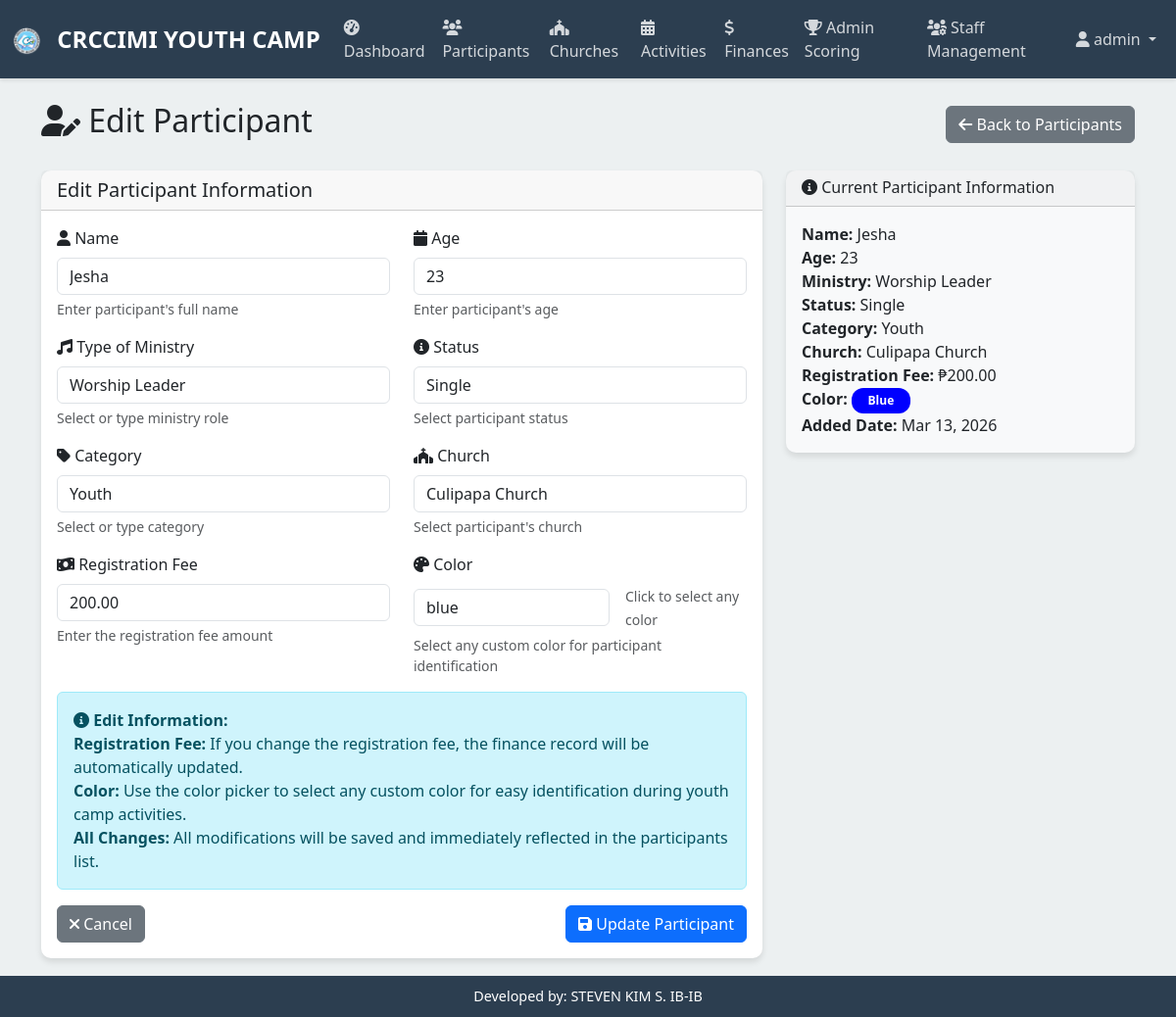
The page /participants/edit/3/ (signed in) on the database its author committed.
### youthcamp/models.py (models this page shows, shortened)
class Participant(models.Model):
    MINISTRY_CHOICES = [
        ('guitarist', 'Guitarist'),
        ('drummer', 'Drummer'),
        ('keyboard', 'Keyboard'),
        ('bassist', 'Bassist'),
    ]
    STATUS_CHOICES = [
        ('single', 'Single'),
        ('married', 'Married'),
        ('active', 'Active'),
        ('inactive', 'Inactive'),
        ('pending', 'Pending'),
    ]
    CATEGORY_CHOICES = [
        ('youth', 'Youth'),
        ('pastor', 'Pastor'),
    ]
    name = models.CharField(max_length=100)
    age = models.PositiveIntegerField()
    type_of_ministry = models.CharField(max_length=100, blank=True, null=True)
    status = models.CharField(max_length=20, choices=STATUS_CHOICES, default='pending')
    category = models.CharField(max_length=100, blank=True, null=True)
    church = models.ForeignKey(Church, on_delete=models.SET_NULL, null=True, blank=True)
    registration_fee = models.DecimalField(max_digits=10, decimal_places=2, default=0.00)
    color = models.CharField(max_length=7, default='#007bff', help_text="Color code for participant identification")
    created_at = models.DateTimeField(auto_now_add=True)
    updated_at = models.DateTimeField(auto_now=True)

class Church(models.Model):
    name = models.CharField(max_length=200)
    host_pastor = models.CharField(max_length=200)
    created_at = models.DateTimeField(auto_now_add=True)
    updated_at = models.DateTimeField(auto_now=True)

### youthcamp/views.py (the view)
# urls.py: path('participants/edit/<int:participant_id>/', views.edit_participant_view, name='edit_participant'),
@login_required
def edit_participant_view(request, participant_id):
    participant = get_object_or_404(Participant, id=participant_id)
    if request.method == 'POST':
        form = ParticipantForm(request.POST, instance=participant)
        if form.is_valid():
            updated_participant = form.save()
            if participant.registration_fee != updated_participant.registration_fee:
                finance_record = Finance.objects.filter(participant=participant, transaction_type='income').first()
                if finance_record:
                    finance_record.amount = updated_participant.registration_fee
                    finance_record.description = f"Registration fee - {updated_participant.name} ({updated_participant.category or 'Custom'})"
                    finance_record.save()
            messages.success(request, f'Participant "{updated_participant.name}" has been updated successfully!')
            return redirect('participants')
        else:
            messages.error(request, 'Please correct the errors below.')
    else:
        form = ParticipantForm(instance=participant)
    return render(request, 'edit_participant.html', {'form': form, 'participant': participant, 'user': request.user})

### templates/edit_participant.html (shortened to what this page needs)
{% extends 'base.html' %}
{% block content %}
<div class="container mt-4">
    <div class="row">
        <div class="col-12">
            <div class="d-flex justify-content-between align-items-center mb-4">
                <h2>
                    <i class="fas fa-user-edit"></i> Edit Participant
                </h2>
                <a href="{% url 'participants' %}" class="btn btn-secondary">
                    <i class="fas fa-arrow-left"></i> Back to Participants
                </a>
            </div>
        </div>
    </div>
    <div class="row">
        <div class="col-md-8">
            <div class="card">
                <div class="card-header">
                    <h5 class="mb-0">Edit Participant Information</h5>
                </div>
                <div class="card-body">
                    <form method="post">
                        <div class="row">
                            <div class="col-md-6">
                                <div class="form-group mb-3">
                                    <label for="{{ form.name.id_for_label }}" class="form-label">
                                        <i class="fas fa-user"></i> {{ form.name.label }}
                                    </label>
                                    {{ form.name }}
                                    <div class="form-text">Enter participant's full name</div>
                                </div>
                            </div>
                            <div class="col-md-6">
                                <div class="form-group mb-3">
                                    <label for="{{ form.age.id_for_label }}" class="form-label">
                                        <i class="fas fa-calendar"></i> {{ form.age.label }}
                                    </label>
                                    {{ form.age }}
                                    <div class="form-text">Enter participant's age</div>
                                </div>
                            </div>
                        </div>
                        <div class="row">
                            <div class="col-md-6">
                                <div class="form-group mb-3">
                                    <label for="{{ form.type_of_ministry.id_for_label }}" class="form-label">
                                        <i class="fas fa-music"></i> {{ form.type_of_ministry.label }}
                                    </label>
                                    {{ form.type_of_ministry }}
                                    <div class="form-text">Select or type ministry role</div>
                                </div>
                            </div>
                            <div class="col-md-6">
                                <div class="form-group mb-3">
                                    <label for="{{ form.status.id_for_label }}" class="form-label">
                                        <i class="fas fa-info-circle"></i> {{ form.status.label }}
                                    </label>
                                    {{ form.status }}
                                    <div class="form-text">Select participant status</div>
                                </div>
                            </div>
                        </div>
                        <div class="row">
                            <div class="col-md-6">
                                <div class="form-group mb-3">
                                    <label for="{{ form.category.id_for_label }}" class="form-label">
                                        <i class="fas fa-tag"></i> {{ form.category.label }}
                                    </label>
                                    {{ form.category }}
                                    <div class="form-text">Select or type category</div>
                                </div>
                            </div>
                            <div class="col-md-6">
                                <div class="form-group mb-3">
                                    <label for="{{ form.church.id_for_label }}" class="form-label">
                                        <i class="fas fa-church"></i> {{ form.church.label }}
                                    </label>
                                    {{ form.church }}
                                    <div class="form-text">Select participant's church</div>
                                </div>
                            </div>
                        </div>
                        <div class="row">
                            <div class="col-md-6">
                                <div class="form-group mb-3">
                                    <label for="{{ form.registration_fee.id_for_label }}" class="form-label">
                                        <i class="fas fa-money-bill-wave"></i> {{ form.registration_fee.label }}
                                    </label>
                                    {{ form.registration_fee }}
                                    <div class="form-text">Enter the registration fee amount</div>
                                </div>
                            </div>
                            <div class="col-md-6">
                                <div class="form-group mb-3">
                                    <label for="{{ form.color.id_for_label }}" class="form-label">
                                        <i class="fas fa-palette"></i> {{ form.color.label }}
                                    </label>
                                    <div class="d-flex align-items-center">
                                        {{ form.color }}
                                        <div class="ms-3">
                                            <small class="text-muted">Click to select any color</small>
                                        </div>
                                    </div>
                                    <div class="form-text">Select any custom color for participant identification</div>
                                </div>
                            </div>
                        </div>
                        <div class="alert alert-info">
                            <i class="fas fa-info-circle"></i>
                            <strong>Edit Information:</strong>
                            <br><strong>Registration Fee:</strong> If you change the registration fee, the finance record will be automatically updated.
                            <br><strong>Color:</strong> Use the color picker to select any custom color for easy identification during youth camp activities.
                            <br><strong>All Changes:</strong> All modifications will be saved and immediately reflected in the participants list.
                        </div>
                        <div class="d-flex justify-content-between">
                            <a href="{% url 'participants' %}" class="btn btn-secondary">
                                <i class="fas fa-times"></i> Cancel
                            </a>
                            <button type="submit" class="btn btn-primary">
                                <i class="fas fa-save"></i> Update Participant
                            </button>
                        </div>
                    </form>
                </div>
            </div>
        </div>
        <div class="col-md-4">
            <div class="card bg-light">
                <div class="card-header">
                    <h6 class="mb-0">
                        <i class="fas fa-info-circle"></i> Current Participant Information
                    </h6>
                </div>
                <div class="card-body">
                    <ul class="list-unstyled mb-0">
                        <li><strong>Name:</strong> {{ participant.name }}</li>
                        <li><strong>Age:</strong> {{ participant.age }}</li>
                        <li><strong>Ministry:</strong> {{ participant.type_of_ministry|default:"-" }}</li>
                        <li><strong>Status:</strong> {{ participant.status|title }}</li>
                        <li><strong>Category:</strong> {{ participant.category|default:"-" }}</li>
                        <li><strong>Church:</strong> {{ participant.church.name|default:"-" }}</li>
                        <li><strong>Registration Fee:</strong> ₱{{ participant.registration_fee|floatformat:2 }}</li>
                        <li><strong>Color:</strong>
                            <div class="d-inline-block">
                                <div class="color-badge" style="{% if participant.color == 'white' %}background-color: {{ participant.color }}; color: #000;{% else %}background-color: {{ participant.color }}; color: #fff;{% endif %}">
                                    {{ participant.color|title }}
                                </div>
                            </div>
                        </li>
                        <li><strong>Added Date:</strong> {{ participant.created_at|date:"M d, Y" }}</li>
                    </ul>
                </div>
            </div>
        </div>
    </div>
</div>
{% endblock %}

### templates/base.html (shortened to what this page needs)
<!DOCTYPE html>
<html lang="en">
<head>
    <link href="https://cdn.jsdelivr.net/npm/bootstrap@5.3.0/dist/css/bootstrap.min.css" rel="stylesheet">
    <link href="https://cdnjs.cloudflare.com/ajax/libs/font-awesome/6.0.0/css/all.min.css" rel="stylesheet">
</head>
<body>
    {% if user.is_authenticated %}
    <nav class="navbar navbar-expand-lg navbar-custom">
        <div class="container-fluid">
            <span class="navbar-brand">
                <img src="/static/logo.png" alt="CRCCIMI YOUTH CAMP Logo" style="height: 30px; width: auto; margin-right: 10px;">
                CRCCIMI YOUTH CAMP
            </span>
            <div class="collapse navbar-collapse" id="navbarNav">
                <ul class="navbar-nav me-auto">
                    <li class="nav-item">
                        <a class="nav-link" href="{% url 'dashboard' %}">
                            <i class="fas fa-tachometer-alt"></i> Dashboard
                        </a>
                    </li>
                    <li class="nav-item">
                        <a class="nav-link" href="{% url 'participants' %}">
                            <i class="fas fa-users"></i> Participants
                        </a>
                    </li>
                    <li class="nav-item">
                        <a class="nav-link" href="{% url 'churches' %}">
                            <i class="fas fa-church"></i> Churches
                        </a>
                    </li>
                    <li class="nav-item">
                        <a class="nav-link" href="{% url 'activities' %}">
                            <i class="fas fa-calendar-alt"></i> Activities
                        </a>
                    </li>
                    <li class="nav-item">
                        <a class="nav-link" href="{% url 'finances' %}">
                            <i class="fas fa-dollar-sign"></i> Finances
                        </a>
                    </li>
                    {% if user.is_staff or user.is_superuser %}
                    <li class="nav-item">
                        <a class="nav-link" href="{% url 'admin_scoring' %}">
                            <i class="fas fa-trophy"></i> Admin Scoring
                        </a>
                    </li>
                    {% endif %}
                    {% if user.is_superuser %}
                    <li class="nav-item">
                        <a class="nav-link" href="{% url 'staff_management' %}">
                            <i class="fas fa-users-cog"></i> Staff Management
                        </a>
                    </li>
                    {% endif %}
                </ul>
                <ul class="navbar-nav">
                    <li class="nav-item dropdown">
                        <a class="nav-link dropdown-toggle" href="#" id="navbarDropdown" role="button" data-bs-toggle="dropdown">
                            <i class="fas fa-user"></i> {{ user.username }}
                        </a>
                    </li>
                </ul>
            </div>
        </div>
    </nav>
    {% endif %}
    <div class="main-content">
        {% block content %}{% endblock %}
    </div>
    {% if user.is_authenticated %}
    <div class="footer-credit">
        Developed by: STEVEN KIM S. IB-IB
    </div>
    {% endif %}
</body>
</html>

### templates/base.html (style rules this page uses)
:root { --primary-color: #2c3e50; --secondary-color: #3498db; --accent-color: #e74c3c; --success-color: #27ae60; --light-bg: #ecf0f1; }
body { font-family: 'Segoe UI', Tahoma, Geneva, Verdana, sans-serif; background-color: var(--light-bg); margin: 0; padding: 0; }
.navbar-custom { background-color: var(--primary-color); box-shadow: 0 2px 4px rgba(0,0,0,0.1); }
.navbar-brand { font-weight: bold; color: white !important; font-size: 1.5rem; }
.nav-link { color: rgba(255,255,255,0.8) !important; transition: color 0.3s ease; }
.card { border: none; border-radius: 10px; box-shadow: 0 4px 6px rgba(0,0,0,0.1); transition: transform 0.3s ease; }
.footer-credit { background-color: var(--primary-color); color: white; text-align: center; padding: 10px; position: fixed; bottom: 0; width: 100%; font-size: 0.9rem; }
.main-content { padding-bottom: 60px; }

### templates/edit_participant.html (style rules this page uses)
.color-badge { padding: 4px 8px; border-radius: 12px; font-weight: bold; font-size: 12px; margin-right: 8px; display: inline-block; min-width: 60px; text-align: center; }

### rows shown on the page
Participant: name "Jesha", age "23", type_of_ministry "Worship Leader", status "Single", category "Youth", church "Culipapa Church", registration_fee "200.00", color "blue", church.name "Culipapa Church", color "Blue", created_at "Mar 13, 2026"

### other values the page prints
{{ user.username }} "admin"
